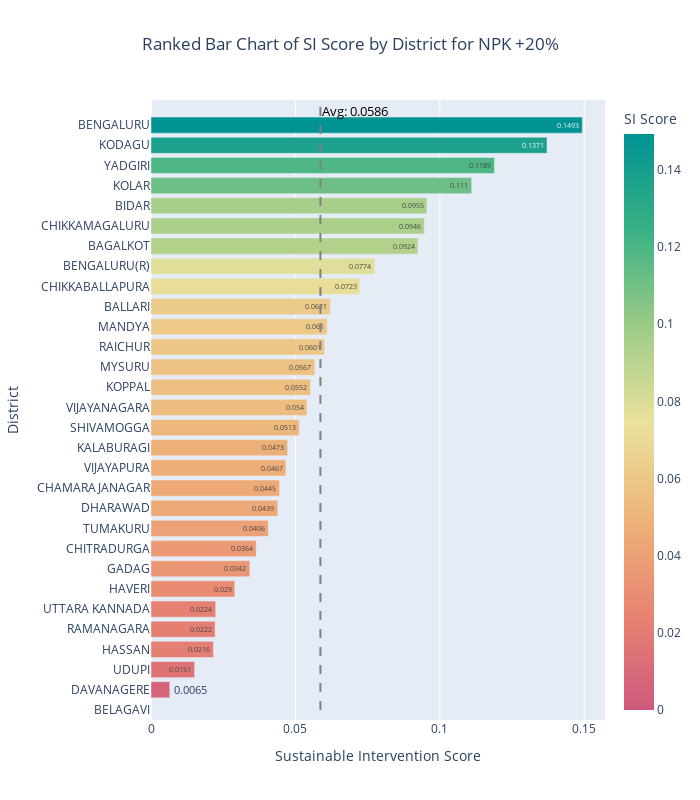

Notebook cell for this chart:
### Code cell
import plotly.express as px

# Calculate the average of SI_Score
avg_si_score = ranked_df['SI_Score'].mean()

# Create the bar chart
fig = px.bar(
    ranked_df,
    x='SI_Score',        
    y='node',            
    text='SI_Score',     
    title='Ranked Bar Chart of SI Score by District for NPK +20%',
    labels={'node': 'District', 'SI_Score': 'SI Score'},
    color='SI_Score',    
    color_continuous_scale='Temps_r'
)

# Add a vertical line to indicate the average SI Score
fig.add_shape(
    type='line',
    x0=avg_si_score,
    y0=0,
    x1=avg_si_score,
    y1=len(ranked_df['node']),
    line=dict(color='grey', dash='dash'),
    xref='x',
    yref='y'
)

# Add a label to the average line
fig.add_annotation(
    x=avg_si_score,
    y=len(ranked_df['node']) - 0.3,
    text=f'Avg: {avg_si_score:.4f}',
    showarrow=False,
    font=dict(size=13, color='black'),
    xanchor='left'
)

# Update layout
fig.update_layout(
    width=700,
    height=800,
    xaxis_title='Sustainable Intervention Score',
    yaxis_title='District',
    title_x=0.5
)

fig.show()

### Figure 1 — Plotly figure (JSON) as saved in the notebook; plotly's stock layout.template omitted (floating-point values rounded to 4 significant figures)
{"data": [{"alignmentgroup": "True", "hovertemplate": "SI Score=%{marker.color}<br>District=%{y}<extra></extra>", "legendgroup": "", "marker": {"color": [0, 0.0065, 0.0151, 0.0216, 0.0222, 0.0224, 0.029, 0.0342, 0.0364, 0.0406, 0.0439, 0.0445, 0.0467, 0.0473, 0.0513, 0.054, 0.0552, 0.0567, 0.0601, 0.061, 0.0621, 0.0723, 0.0774, 0.0924, 0.0946, 0.0955, 0.111, 0.1189, 0.1371, 0.1493], "coloraxis": "coloraxis", "pattern": {"shape": ""}}, "name": "", "offsetgroup": "", "orientation": "h", "showlegend": false, "text": [0, 0.0065, 0.0151, 0.0216, 0.0222, 0.0224, 0.029, 0.0342, 0.0364, 0.0406, 0.0439, 0.0445, 0.0467, 0.0473, 0.0513, 0.054, 0.0552, 0.0567, 0.0601, 0.061, 0.0621, 0.0723, 0.0774, 0.0924, 0.0946, 0.0955, 0.111, 0.1189, 0.1371, 0.1493], "textposition": "auto", "type": "bar", "x": [0, 0.0065, 0.0151, 0.0216, 0.0222, 0.0224, 0.029, 0.0342, 0.0364, 0.0406, 0.0439, 0.0445, 0.0467, 0.0473, 0.0513, 0.054, 0.0552, 0.0567, 0.0601, 0.061, 0.0621, 0.0723, 0.0774, 0.0924, 0.0946, 0.0955, 0.111, 0.1189, 0.1371, 0.1493], "xaxis": "x", "y": ["BELAGAVI", "DAVANAGERE", "UDUPI", "HASSAN", "RAMANAGARA", "UTTARA KANNADA", "HAVERI", "GADAG", "CHITRADURGA", "TUMAKURU", "DHARAWAD", "CHAMARAJANAGAR", "VIJAYAPURA", "KALABURAGI", "SHIVAMOGGA", "VIJAYANAGARA", "KOPPAL", "MYSURU", "RAICHUR", "MANDYA", "BALLARI", "CHIKKABALLAPURA", "BENGALURU(R)", "BAGALKOT", "CHIKKAMAGALURU", "BIDAR", "KOLAR", "YADGIRI", "KODAGU", "BENGALURU"], "yaxis": "y"}], "layout": {"annotations": [{"font": {"color": "black", "size": 13}, "showarrow": false, "text": "Avg: 0.0586", "x": 0.05864, "xanchor": "left", "y": 29.7}], "barmode": "relative", "coloraxis": {"colorbar": {"title": {"text": "SI Score"}}, "colorscale": [[0, "rgb(207, 89, 126)"], [0.1667, "rgb(232, 132, 113)"], [0.3333, "rgb(238, 180, 121)"], [0.5, "rgb(233, 226, 156)"], [0.6667, "rgb(156, 203, 134)"], [0.8333, "rgb(57, 177, 133)"], [1, "rgb(0, 147, 146)"]]}, "height": 800, "legend": {"tracegroupgap": 0}, "shapes": [{"line": {"color": "grey", "dash": "dash"}, "type": "line", "x0": 0.05864, "x1": 0.05864, "xref": "x", "y0": 0, "y1": 30, "yref": "y"}], "title": {"text": "Ranked Bar Chart of SI Score by District for NPK +20%", "x": 0.5}, "width": 700, "xaxis": {"anchor": "y", "domain": [0, 1], "title": {"text": "Sustainable Intervention Score"}}, "yaxis": {"anchor": "x", "domain": [0, 1], "title": {"text": "District"}}}}
